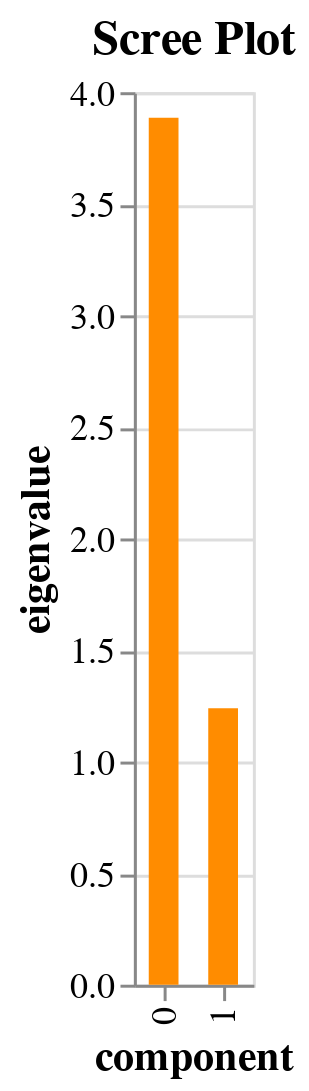

The notebook cell saved with this chart:
### Markdown cell above
**scree plot using Prince using eigenvalues**

### Code cell
# Generate the scree plot
scree_plot = pca.scree_plot()

# Customize the plot
scree_plot = scree_plot.properties(
    title='Scree Plot'
).encode(
    color=alt.value('darkorange') 
).configure_axis(
    labelFontSize=12,
    titleFontSize=14
).configure_title(
    fontSize=16
)

# Show the plot
scree_plot.display()

### Figure 1 — Vega-Lite specification as saved in the notebook (floating-point values rounded to 4 significant figures)
{"config": {"view": {"continuousWidth": 300, "continuousHeight": 300}, "axis": {"labelFontSize": 12, "titleFontSize": 14}, "title": {"fontSize": 16}}, "data": {"name": "data-102272575e7ffb35a107456cf7f5d616"}, "mark": {"type": "bar", "size": 10}, "encoding": {"color": {"value": "darkorange"}, "tooltip": [{"field": "component", "type": "nominal"}, {"field": "eigenvalue", "type": "quantitative"}, {"field": "% of variance", "type": "quantitative"}, {"field": "% of variance (cumulative)", "type": "quantitative"}], "x": {"field": "component", "type": "nominal"}, "y": {"field": "eigenvalue", "type": "quantitative"}}, "title": "Scree Plot", "$schema": "https://vega.github.io/schema/vega-lite/v5.20.1.json", "datasets": {"data-102272575e7ffb35a107456cf7f5d616": [{"component": "0", "eigenvalue": 3.885, "% of variance": 55.5, "% of variance (cumulative)": 55.5}, {"component": "1", "eigenvalue": 1.239, "% of variance": 17.71, "% of variance (cumulative)": 73.21}]}}
